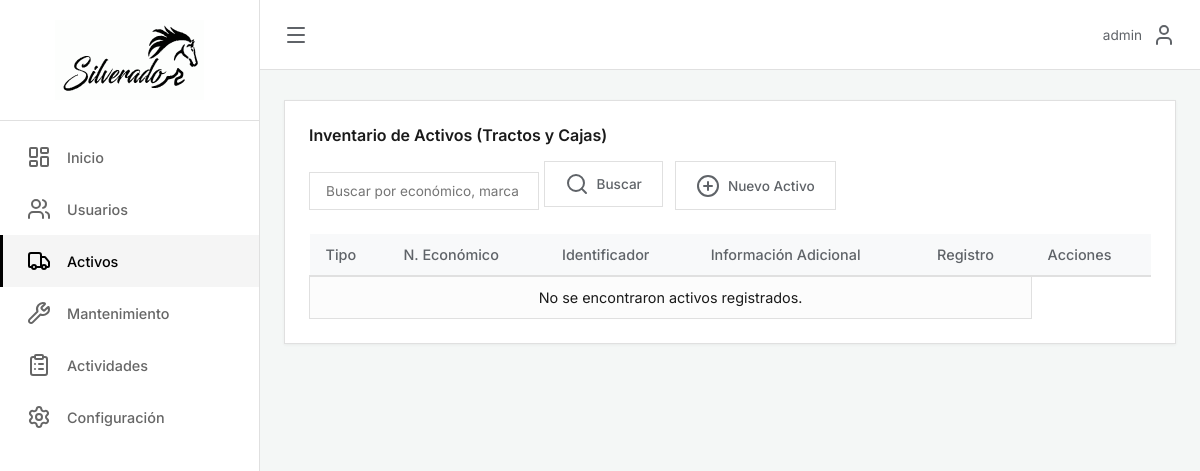
Before: /home/assets/ (signed in) with the older database file.
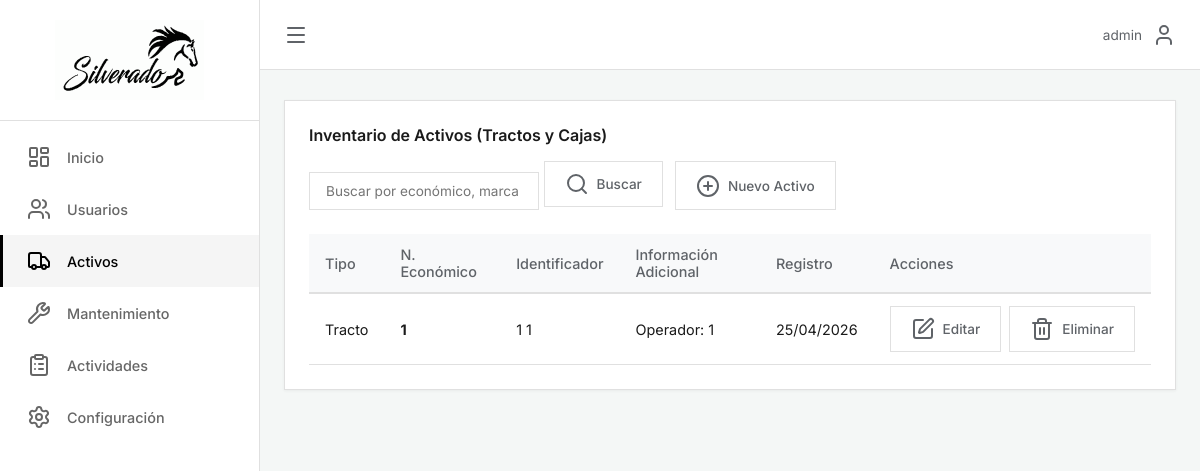
After: the same page with the newer database file.
### users/models.py (models this page shows)
class CustomUser(AbstractUser):
    ROLE_CHOICES = [
        ('staff', 'Staff'),
        ('administrador', 'Administrador'),
        ('propietario', 'Propietario'),
    ]
    role = models.CharField(max_length=15, choices=ROLE_CHOICES, default='staff')
    phone_number = models.CharField(max_length=15, blank=True, null=True)
    class Meta:
        db_table = 'auth_user' # Opcional: para mantener compatibilidad si ya tenías datos

### home/models.py (models this page shows, shortened)
class Asset(models.Model):
    ASSET_TYPE_CHOICES = [
        ('tracto', 'Tracto'),
        ('caja', 'Caja'),
    ]
    asset_type = models.CharField(
        max_length=10,
        choices=ASSET_TYPE_CHOICES,
        verbose_name="Tipo de Activo"
    )
    number = models.CharField(max_length=50, unique=True, verbose_name="Número Económico")
    observations = models.TextField(blank=True, null=True, verbose_name="Observaciones")
    created_at = models.DateTimeField(auto_now_add=True)
    updated_at = models.DateTimeField(auto_now=True)
    brand = models.CharField(max_length=100, blank=True, null=True, verbose_name="Marca")
    model_name = models.CharField(max_length=100, blank=True, null=True, verbose_name="Modelo")
    transmission = models.CharField(max_length=100, blank=True, null=True, verbose_name="Transmisión")
    operator = models.CharField(max_length=150, blank=True, null=True, verbose_name="Operador")
    operator_number = models.CharField(max_length=50, blank=True, null=True, verbose_name="Número de Operador")
    engine = models.CharField(max_length=100, blank=True, null=True, verbose_name="Motor")
    plates = models.CharField(max_length=20, blank=True, null=True, verbose_name="Placas")
    dimensions = models.CharField(max_length=100, blank=True, null=True, verbose_name="Dimensiones")
    state = models.CharField(max_length=100, blank=True, null=True, verbose_name="Estado")
    condition = models.CharField(max_length=100, blank=True, null=True, verbose_name="Condición")
    class Meta:
        verbose_name = "Activo"
        verbose_name_plural = "Activos"
        ordering = ['-created_at']

### home/views.py (the view)
# urls.py: path('assets/', user_passes_test(is_admin_user)(views.show_assets), name='assets'),
def show_assets(request: HttpRequest):
    search_query = request.GET.get('q', '')
    page_number = request.GET.get('page', 1)
    all_assets = assets.show_assets_controller(search_query)
    paginator = Paginator(all_assets, 10)
    page_obj = paginator.get_page(page_number)
    return render(request, 'assets/assets.html', {
        'page_obj': page_obj,
        'search_query': search_query
    })

### home/controllers/assets.py (called while the page is built, shortened)
def show_assets_controller(search_query: str = None):
    assets = Asset.objects.all().order_by('-created_at')
    return assets

### home/urls.py (called while the page is built)
def is_admin_user(user):
    return user.is_authenticated and user.role in ['administrador', 'propietario']

### home/templates/assets/assets.html (shortened to what this page needs)
{% extends 'base.html' %}
{% load static %}
{% block content %}
<div class="data-section no-roundness">
    <h3>Inventario de Activos (Tractos y Cajas)</h3>
    <div class="filters-row">
        <form method="get" class="users-search-form">
            <input type="text" name="q" value="{{ search_query }}"
                   placeholder="Buscar por económico, marca o placas..."
                   class="filter-select">
            <button type="submit" class="action-btn">
                <i data-lucide="search"></i> Buscar
            </button>
        </form>
        <a href="{% url 'create_asset' %}" class="action-btn">
            <i data-lucide="plus-circle"></i>
            <span>Nuevo Activo</span>
        </a>
    </div>
    <div class="table-container">
        <table class="data-table">
            <thead>
                <tr>
                    <th>Tipo</th>
                    <th>N. Económico</th>
                    <th>Identificador</th>
                    <th>Información Adicional</th>
                    <th>Registro</th>
                    <th>Acciones</th> </tr>
            </thead>
            <tbody>
                {% for asset in page_obj %}
                <tr>
                    <td>{{ asset.get_asset_type_display }}</td>
                    <td><strong>{{ asset.number }}</strong></td>
                    <td>
                        {% if asset.asset_type == 'tracto' %}
                            {{ asset.brand|default:"-" }} {{ asset.model_name|default:"" }}
                        {% else %}
                            Placas: {{ asset.plates|default:"-" }}
                        {% endif %}
                    </td>
                    <td>
                        {% if asset.asset_type == 'tracto' %}
                            Operador: {{ asset.operator|default:"Sin asignar" }}
                        {% else %}
                            {{ asset.dimensions|default:"Sin dimensiones" }}
                        {% endif %}
                    </td>
                    <td>{{ asset.created_at|date:"d/m/Y" }}</td>
                    <td>
                        <div style="display: flex; gap: 8px;">
                            <a href="{% url 'edit_asset' asset.id %}" class="action-btn">
                                <i data-lucide="edit"></i> Editar
                            </a>
                            <form action="{% url 'delete_asset' asset.id %}" method="post" class="delete-form"
                                  onsubmit="return confirm('¿Estás seguro de eliminar este activo? Esta acción no se puede deshacer.');">
                                <button type="submit" class="action-btn btn-danger-outline">
                                    <i data-lucide="trash-2"></i> Eliminar
                                </button>
                            </form>
                        </div>
                    </td>
                </tr>
                {% empty %}
                <tr>
                    <td colspan="5" class="placeholder-box">No se encontraron activos registrados.</td>
                </tr>
                {% endfor %}
            </tbody>
        </table>
    </div>
</div>
{% endblock %}

### templates/base.html (shortened to what this page needs)
{% load static %}
<!DOCTYPE html>
<html lang="es-MX">
<head>
    <link rel="stylesheet" href="{% static 'css/base.css' %}">
    <link rel="stylesheet" href="{% static 'css/forms.css' %}">
</head>
<body>
    <div class="dashboard-container">
        <aside class="sidebar" id="sidebar">
            <div class="sidebar-header">
                <a href="{% url 'index_admin' %}" class="sidebar-logo-link">
                    <img src="{% static 'img/logo.svg' %}" alt="Transportes Silverado" class="sidebar-logo">
                </a>
            </div>
            <nav class="sidebar-nav">
                <a href="{% url 'index_admin' %}" class="nav-item">
                    <i data-lucide="layout-dashboard"></i>
                    <span>Inicio</span>
                </a>
                <a href="{% url 'users' %}" class="nav-item">
                    <i data-lucide="users"></i>
                    <span>Usuarios</span>
                </a>
                <a href="{% url 'assets' %}" class="nav-item">
                    <i data-lucide="truck"></i>
                    <span>Activos</span>
                </a>
                <a href="{% url 'maintenance' %}" class="nav-item">
                    <i data-lucide="wrench"></i>
                    <span>Mantenimiento</span>
                </a>
                <a href="#" class="nav-item">
                    <i data-lucide="clipboard-list"></i>
                    <span>Actividades</span>
                </a>
                <a href="#" class="nav-item">
                    <i data-lucide="settings"></i>
                    <span>Configuración</span>
                </a>
            </nav>
        </aside>
        <main class="main-content">
            <header class="topbar">
                <button id="menu-toggle" class="menu-btn"><i data-lucide="menu"></i></button>
                <div class="topbar-right">
                    <div class="user-menu-container">
                        <div class="user-info user-info-trigger" id="profile-menu-trigger">
                            <span>{{ request.user.username|default:"Admin" }}</span>
                            <i data-lucide="user" class="user-icon"></i>
                        </div>
                    </div>
                </div>
            </header>
            <div class="content-area">
                {% block content %}{% endblock %}
            </div>
        </main>
    </div>
</body>
</html>

### static/css/base.css (style rules this page uses)
:root { --bg-color: #f4f7f6; --sidebar-bg: #ffffff; --border-color: #e0e0e0; --text-primary: #1a1a1a; --text-secondary: #5f6368; --text-active: #000000; --text-muted: #666666; --accent-color: #2b2b2b; --accent-line: #000000; --success-color: #2ecc71; --warning-color: #f39c12; --danger-color: #e74c3c; --sidebar-width: 260px; --card-shadow: 0 1px 3px rgba(0,0,0,0.05); }
* { margin: 0; padding: 0; box-sizing: border-box; font-family: 'Inter', sans-serif; }
body { background-color: var(--bg-color); color: var(--text-primary); }
.dashboard-container { display: flex; min-height: 100vh; overflow-x: hidden; }
.sidebar { width: var(--sidebar-width); background: var(--sidebar-bg); border-right: 1px solid var(--border-color); display: flex; flex-direction: column; flex-shrink: 0; transition: transform 0.3s ease; }
.sidebar-header { padding: 20px 24px; display: flex; align-items: center; justify-content: center; border-bottom: 1px solid var(--border-color); }
.sidebar-logo-link { text-decoration: none; display: block; width: 100%; }
.sidebar-logo { max-width: 100%; height: 80px; display: block; object-fit: contain; margin: 0 auto; }
.sidebar-nav { display: flex; flex-direction: column; padding-top: 10px; }
.nav-item { display: flex; align-items: center; padding: 14px 24px; text-decoration: none; color: var(--text-muted); font-size: 0.9rem; font-weight: 500; transition: all 0.1s ease; border-left: 3px solid transparent; gap: 16px; }
.nav-item.active { background: #f5f5f5; color: var(--text-active); border-left: 3px solid var(--accent-line); }
.main-content { flex: 1; display: flex; flex-direction: column; width: 100%; min-width: 0; }
.topbar { height: 70px; background-color: var(--sidebar-bg); border-bottom: 1px solid var(--border-color); display: flex; align-items: center; justify-content: space-between; padding: 0 24px; }
.menu-btn { background: none; border: none; font-size: 1.4rem; cursor: pointer; color: var(--text-secondary); display: flex; align-items: center; }
.topbar-right { display: flex; align-items: center; gap: 20px; }
.user-menu-container { position: relative; }
.user-info { display: flex; align-items: center; gap: 10px; font-size: 0.85rem; color: var(--text-secondary); }
.content-area { padding: 30px 24px; flex: 1; }
.action-btn { background-color: transparent; border: 1px solid var(--border-color); color: var(--text-secondary); padding: 10px 20px; font-size: 0.85rem; font-weight: 500; cursor: pointer; transition: all 0.2s; display: inline-flex; align-items: center; justify-content: center; gap: 8px; text-decoration: none; line-height: normal; white-space: nowrap; }
.filters-row { display: flex; gap: 12px; margin-bottom: 24px; flex-wrap: wrap; }
.filter-select { padding: 10px 16px; border: 1px solid var(--border-color); background-color: #ffffff; font-size: 0.85rem; color: var(--text-secondary); appearance: none; -webkit-appearance: none; cursor: pointer; flex: 1; min-width: 150px; }
.data-section { background: #ffffff; padding: 24px; box-shadow: var(--card-shadow); border: 1px solid var(--border-color); margin-bottom: 24px; overflow-x: auto; }
.data-section h3 { font-size: 1rem; margin-bottom: 16px; font-weight: 600; }
.data-table { width: 100%; border-collapse: collapse; font-size: 0.9rem; min-width: 400px; }
.data-table thead th { text-align: left; padding: 12px 16px; background-color: #f8f9fa; border-bottom: 2px solid var(--border-color); color: var(--text-secondary); font-weight: 500; }
.data-table tbody td { padding: 12px 16px; border-bottom: 1px solid var(--border-color); color: var(--text-primary); }
.no-roundness { border-radius: 0 !important; }
.user-info-trigger { cursor: pointer; }

Changed rows visible on the page:
added Asset: asset_type "Tracto", number "1", brand "1", model_name "1", operator "1", created_at "25/04/2026"
Other visible differences:
text no longer shown: "No se encontraron activos registrados."
